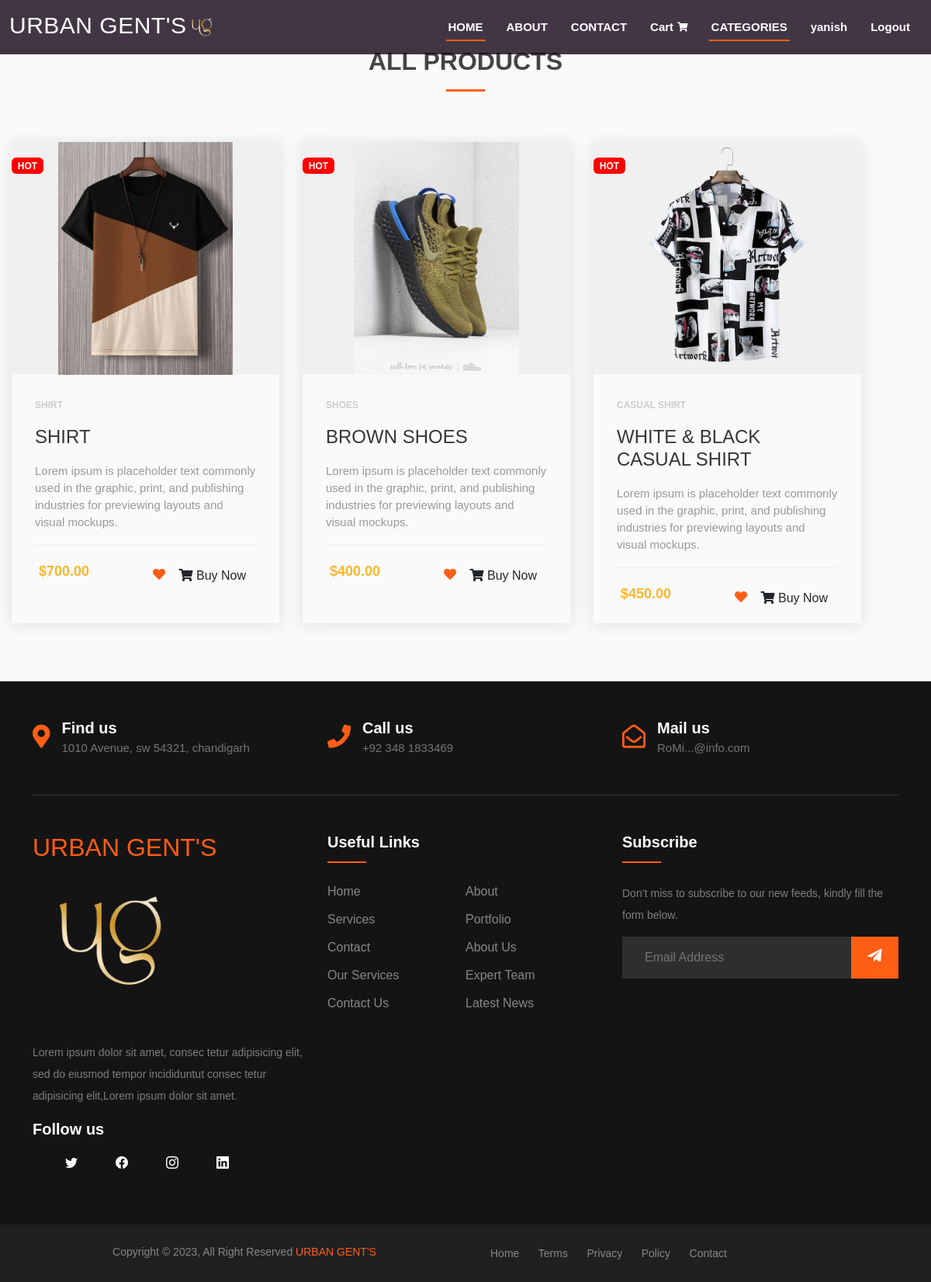
The app's page /Product.php (signed in) with its own data.
### tables this page shows
CREATE TABLE `products` (
  `ID` int(11) NOT NULL,
  `name` text NOT NULL,
  `description` text NOT NULL,
  `price` double NOT NULL,
  `photo` varchar(200) NOT NULL,
  `slug` varchar(200) NOT NULL
);

### Product.php (the view, shortened to what this page needs)
<?php include 'includes/Header.php'; ?>
<?php include 'includes/Navbar.php'; ?>
<section id="team" class="team section-bg">
  <div class="container">
    <div class="section-title">
      <h2>ALL PRODUCTS</h2>
    </div>
  </div>
  <?php
    $conn = mysqli_connect('localhost', 'root', '', 'urban_gents');
  ?>
<?php
  $select_product = mysqli_query($conn, "SELECT * FROM `products`") or die('Query failed');
  if (mysqli_num_rows($select_product) > 0) {
    while ($fetch_product = mysqli_fetch_assoc($select_product)) {
?>
  <form method="post" class="box" action="">
    <div class="product-card">
      <div class="badge">Hot</div>
      <div class="product-tumb">
        <img src="assets/img/collection/<?php echo $fetch_product['photo']; ?>" alt="">
      </div>
      <div class="product-details-cart">
        <span class="product-catagory"><?php echo $fetch_product['slug']; ?></span>
        <h4><a class="product-linking" href=""><?php echo $fetch_product['name']; ?></a></h4>
        <p><?php echo $fetch_product['description']; ?></p>
        <div class="product-bottom-details">
          <div class="product-price"><small></small>$<?php echo $fetch_product['price']; ?>.00</div>
          <div class="product-links">
            <a href=""><i class="fa fa-heart"></i></a>
            <button type="submit" name="add_to_cart" class="btn"><i class="fa fa-shopping-cart"></i> Buy Now</button>
          </div>
        </div>
      </div>
    </div>
  </form>
  <?php
      }
    }
    ?>
</section>
<?php include 'includes/Footer.php'; ?>

### includes/Header.php (shortened to what this page needs)
<!DOCTYPE html>
<html lang="en">
<head>
  <link rel='stylesheet' href='https://cdnjs.cloudflare.com/ajax/libs/animate.css/3.7.0/animate.min.css'>
  <link rel="stylesheet" href="assets/css/slider.css">
  <link rel="stylesheet" href="assets/css/login_css.css">
  <link rel="stylesheet" href="assets/css/product.css">
  <link rel="stylesheet" href="assets/css/add_to_cart.css">
  <link rel="stylesheet" href="https://cdnjs.cloudflare.com/ajax/libs/font-awesome/4.7.0/css/font-awesome.min.css">
  <link href="assets/vendor/bootstrap/css/bootstrap.min.css" rel="stylesheet">
  <link href="assets/vendor/bootstrap-icons/bootstrap-icons.css" rel="stylesheet">
  <link href="assets/vendor/boxicons/css/boxicons.min.css" rel="stylesheet">
  <link href="assets/vendor/glightbox/css/glightbox.min.css" rel="stylesheet">
  <link href="assets/vendor/remixicon/remixicon.css" rel="stylesheet">
  <link href="assets/vendor/swiper/swiper-bundle.min.css" rel="stylesheet">
  <link href="assets/css/style.css" rel="stylesheet">
  <link href="assets/css/index.css" rel="stylesheet">
  <link rel="stylesheet" href="https://use.fontawesome.com/releases/v5.6.3/css/all.css">
  <link rel="stylesheet" href="assets/css/footer.css">
</head>
<body>

### includes/Navbar.php (shortened to what this page needs)
<header id="header" class="d-flex align-items-center ">
    <div class="container-fluid d-flex align-items-center justify-content-lg-between">
      <h3 class="logo me-auto me-lg-0"><a class="a-heading" href="Index.php">URBAN GENT'S<img src="assets/img/LOGO.png" alt="" class="img-fluid"></a></h3>
      <nav id="navbar" class="navbar order-last order-lg-0">
        <ul>
          <li><a class="nav-link scrollto active" href="index.php#hero">HOME</a></li>
          <li><a class="nav-link scrollto" href="index.php#about">ABOUT</a></li>
          <li><a class="nav-link scrollto" href="index.php#contact">CONTACT</a></li>
          <li>
            <a href="add_to_cart.php">Cart <i class="fa fa-shopping-cart"></i>
            </a>
          </li>
          <li class="dropdown">
                    <a class="nav-link scrollto" href="#team" class="dropdown-toggle" data-toggle="dropdown">CATEGORIES<span class="caret"></span></a>
                </li>
                <?php
                if (isset($_SESSION['firstname'])) {
                    echo '<li><a href="#">' . $_SESSION['firstname'] . '</a></li>';
                    echo '<li><a href="logout.php">Logout</a></li>';
                } else {
                    echo '<li><a href="login.php">Login</a></li>';
                    echo '<li><a href="signup.php">Signup</a></li>';
                }
                ?>
            </ul>
        </nav>
    </div>
</header>

### includes/Footer.php (shortened to what this page needs)
  <footer class="footer-section">
  <div class="container">
      <div class="footer-cta pt-5 pb-5">
          <div class="row">
              <div class="col-xl-4 col-md-4 mb-30">
                  <div class="single-cta">
                      <i class="fas fa-map-marker-alt"></i>
                      <div class="cta-text">
                          <h4>Find us</h4>
                          <span>1010 Avenue, sw 54321, chandigarh</span>
                      </div>
                  </div>
              </div>
              <div class="col-xl-4 col-md-4 mb-30">
                  <div class="single-cta">
                      <i class="fas fa-phone"></i>
                      <div class="cta-text">
                          <h4>Call us</h4>
                          <span>+92 348 1833469</span>
                      </div>
                  </div>
              </div>
              <div class="col-xl-4 col-md-4 mb-30">
                  <div class="single-cta">
                      <i class="far fa-envelope-open"></i>
                      <div class="cta-text">
                          <h4>Mail us</h4>
                          <span>RoMi...@info.com</span>
                      </div>
                  </div>
              </div>
          </div>
      </div>
      <div class="footer-content pt-5 pb-5">
          <div class="row">
              <div class="col-xl-4 col-lg-4 mb-50">
                  <div class="footer-widget">
                      <div class="footer-logo">
                          <a href="Index.html">
                            <h2 class="logo me-auto me-lg-0">
                              <a class="a-heading" href="Index.html">URBAN GENT'S<img src="assets/img/LOGO.png" alt="" class="img-fluid"></a>
                            </h2>
                        </a>
                      </div>
                      <div class="footer-text">
                          <p>Lorem ipsum dolor sit amet, consec tetur adipisicing elit, sed do eiusmod tempor incididuntut consec tetur adipisicing
                          elit,Lorem ipsum dolor sit amet.</p>
                      </div>
                      <div class="footer-social-icon">
                          <span>Follow us</span>
                          <div class="header-social-links d-flex align-items-center">
                            <a href="#" class="twitter"><i class="bi bi-twitter"></i></a>
                            <a href="#" class="facebook"><i class="bi bi-facebook"></i></a>
                            <a href="#" class="instagram"><i class="bi bi-instagram"></i></a>
                            <a href="#" class="linkedin"><i class="bi bi-linkedin"></i></i></a>
                            <a href="#" class="linkedin"><i class="bi bi-linkedn"></i></i></a>
                          </div>
                      </div>
                  </div>
              </div>
              <div class="col-xl-4 col-lg-4 col-md-6 mb-30">
                  <div class="footer-widget">
                      <div class="footer-widget-heading">
                          <h3>Useful Links</h3>
                      </div>
                      <ul>
                          <li><a href="Index.php">Home</a></li>
                          <li><a href="#">about</a></li>
                          <li><a href="#">services</a></li>
                          <li><a href="#">portfolio</a></li>
                          <li><a href="#">Contact</a></li>
                          <li><a href="#">About us</a></li>
                          <li><a href="#">Our Services</a></li>
                          <li><a href="#">Expert Team</a></li>
                          <li><a href="#">Contact us</a></li>
                          <li><a href="#">Latest News</a></li>
                      </ul>
                  </div>
              </div>
              <div class="col-xl-4 col-lg-4 col-md-6 mb-50">
                  <div class="footer-widget">
                      <div class="footer-widget-heading">
                          <h3>Subscribe</h3>
                      </div>
                      <div class="footer-text mb-25">
                          <p>Don’t miss to subscribe to our new feeds, kindly fill the form below.</p>
                      </div>
                      <div class="subscribe-form">
                          <form action="#">
                              <input type="text" placeholder="Email Address">
                              <button><i class="fab fa-telegram-plane"></i></button>
                          </form>
                      </div>
                  </div>
              </div>
          </div>
      </div>
  </div>
  <div class="copyright-area">
      <div class="container">
          <div class="row">
              <div class="col-xl-6 col-lg-6 text-center text-lg-left">
                  <div class="copyright-text">
                      <p>Copyright &copy; 2023, All Right Reserved <a href="Index.php">URBAN GENT'S</a></p>
                  </div>
              </div>
              <div class="col-xl-6 col-lg-6 d-none d-lg-block text-right">
                  <div class="footer-menu">
                      <ul>
                          <li><a href="Index.php">Home</a></li>
                          <li><a href="#">Terms</a></li>
                          <li><a href="#">Privacy</a></li>
                          <li><a href="#">Policy</a></li>
                          <li><a href="#">Contact</a></li>
                      </ul>
                  </div>
              </div>
          </div>
      </div>
  </div>
</footer>
</body>
</html>

### assets/css/login_css.css (style rules this page uses)
html { height: 100%; }

### assets/css/product.css (style rules this page uses)
* { -webkit-box-sizing: border-box; box-sizing: border-box; margin: 0; padding: 0; }
body { font-family: 'Roboto', sans-serif; }
a { text-decoration: none; }
.product-card { width: 345px; height: 620px; position: relative; box-shadow: 0 2px 20px #dfdfdf; margin: 15px; background: #fafafa; float: left; }
.badge { position: absolute; left: 0; top: 20px; text-transform: uppercase; font-size: 13px; font-weight: 700; background-color:red !important; color: #fff; padding: 3px 10px; }
.product-tumb { display: flex; align-items: center; justify-content: center; height: 300px; background: #f0f0f0; }
.product-tumb img { max-width: 100%; max-height: 100%; }
.product-details-cart { padding: 30px; }
.product-catagory { display: block; font-size: 12px; font-weight: 700; text-transform: uppercase; color: #ccc; margin-bottom: 18px; }
.product-details-cart h4 .product-linking { font-weight: 500; display: block; margin-bottom: 18px; text-transform: uppercase; color: #363636; text-decoration: none; transition: 0.3s; }
.product-details-cart p { font-size: 15px; line-height: 22px; margin-bottom: 18px; color: #999; }
.product-bottom-details { overflow: hidden; border-top: 1px solid #eee; padding-top: 20px; }
.product-bottom-details div { float: left; width: 50%; }
.product-price { font-size: 18px; color: #fbb72c; font-weight: 600; }
.product-links { text-align: right; }

### assets/css/add_to_cart.css (style rules this page uses)
.product-price { float: left; width: 12%; }

### assets/css/style.css (style rules this page uses)
body { font-family: "Open Sans", sans-serif; color: #444444; padding: 0px !important; }
h1, h2, h3, h4, h5, h6 { font-family: "Raleway", sans-serif; }
#header { background: rgba(21, 5, 23, 0.25); transition: all 0.5s; z-index: 997; position: relative; height: 70px; }
#header.fixed-top, #header.header-inner-pages { background: rgba(21, 5, 23, 0.8); }
#header.fixed-top { position: fixed; }
#header .logo { font-size: 30px; margin: 0; padding: 0; line-height: 1; font-weight: 500; letter-spacing: 0.5px; text-transform: uppercase; }
#header .logo a { color: #fff; }
#header .logo img { max-height: 40px; }
.header-social-links { padding-left: 20px; }
.header-social-links a { color: rgba(255, 255, 255, 0.6); margin-left: 10px; display: inline-flex; align-items: center; justify-content: center; transition: 0.3s; }
.header-social-links a i { line-height: 0; }
.navbar { padding: 0; }
.navbar ul { margin: 0; padding: 0; display: flex; list-style: none; align-items: center; }
.navbar li { position: relative; }
.navbar>ul>li { white-space: nowrap; padding: 10px 12px; }
.navbar a, .navbar a:focus { display: flex; align-items: center; justify-content: space-between; padding: 0 3px; font-size: 15px; font-weight: 600; white-space: nowrap; transition: 0.3s; color: white; position: relative; }
.a-heading { text-decoration: none; }
.navbar>ul>li>a:before { content: ""; position: absolute; width: 100%; height: 2px; bottom: -7px; left: 0; background-color: #ff5e14; visibility: hidden; width: 0px; transition: all 0.3s ease-in-out 0s; }
.navbar a:hover:before, .navbar li:hover>a:before, .navbar .active:before { visibility: visible; width: 100%; }
.navbar a:hover, .navbar .active, .navbar .active:focus, .navbar li:hover>a { color: #fff; }
section { padding: 60px 0; overflow: hidden; }
.section-bg { background-color: #fafafa; }
.section-title { text-align: center; padding-bottom: 30px; }
.section-title h2 { font-size: 32px; font-weight: 700; margin-bottom: 20px; padding-bottom: 20px; position: relative; }
.section-title h2::after { content: ""; position: absolute; display: block; width: 50px; height: 3px; background: #ff5e14; bottom: 0; left: calc(50% - 25px); }

### assets/css/index.css (style rules this page uses)
* { box-sizing: border-box; }
body { margin: 0; padding: 0; font-size: 100%; font-family: Arial, Helvetica, sans-serif; }

### records on screen
products: photo (picture), slug "SHIRT", name "SHIRT", description "Lorem ipsum is placeholder text commonly used in the graphic, print, and publishing industries for previewing layouts and visual mockups.", price "700"
products: photo (picture), slug "SHOES", name "BROWN SHOES", description "Lorem ipsum is placeholder text commonly used in the graphic, print, and publishing industries for previewing layouts and visual mockups.", price "400"
products: photo (picture), slug "CASUAL SHIRT", name "WHITE & BLACK CASUAL SHIRT", description "Lorem ipsum is placeholder text commonly used in the graphic, print, and publishing industries for previewing layouts and visual mockups.", price "450"

### other values on screen
$_SESSION['firstname'] "yanish"
